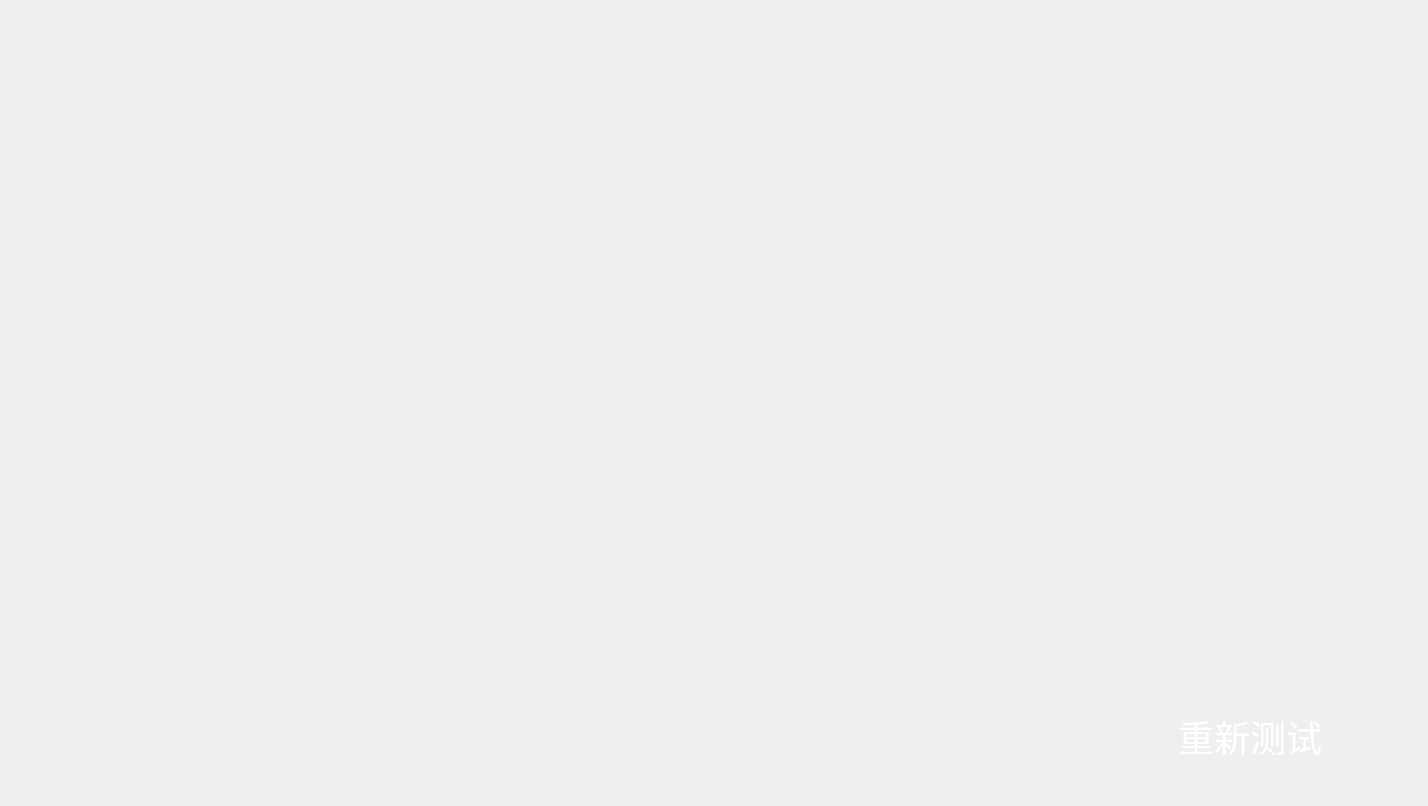
<?xml version="1.0" encoding="UTF-8"?>
<ui version="4.0">
 <class>SelfCheck</class>
 <widget class="QWidget" name="SelfCheck">
  <property name="geometry">
   <rect>
    <x>0</x>
    <y>0</y>
    <width>1428</width>
    <height>806</height>
   </rect>
  </property>
  <property name="windowTitle">
   <string>Form</string>
  </property>
  <widget class="QWidget" name="widgetTable" native="true">
   <property name="geometry">
    <rect>
     <x>0</x>
     <y>0</y>
     <width>1190</width>
     <height>770</height>
    </rect>
   </property>
   <property name="minimumSize">
    <size>
     <width>1190</width>
     <height>770</height>
    </size>
   </property>
   <property name="maximumSize">
    <size>
     <width>1190</width>
     <height>770</height>
    </size>
   </property>
   <property name="styleSheet">
    <string notr="true">#SelfCheckItem{
	max-height:52px;
	min-height:52px;

}
</string>
   </property>
   <layout class="QHBoxLayout" name="horizontalLayout">
    <property name="spacing">
     <number>36</number>
    </property>
    <property name="leftMargin">
     <number>70</number>
    </property>
    <property name="topMargin">
     <number>60</number>
    </property>
    <property name="rightMargin">
     <number>0</number>
    </property>
    <property name="bottomMargin">
     <number>0</number>
    </property>
    <item>
     <layout class="QVBoxLayout" name="verticalLayout">
      <property name="spacing">
       <number>39</number>
      </property>
      <property name="leftMargin">
       <number>0</number>
      </property>
      <property name="bottomMargin">
       <number>20</number>
      </property>
      <item>
       <widget class="SelfCheckItem" name="widgetBloodLine" native="true"/>
      </item>
      <item>
       <widget class="SelfCheckItem" name="widgetArterialPressure" native="true"/>
      </item>
      <item>
       <widget class="SelfCheckItem" name="widgetVenousPressure" native="true"/>
      </item>
      <item>
       <widget class="SelfCheckItem" name="widgetAirDetector" native="true"/>
      </item>
      <item>
       <widget class="SelfCheckItem" name="widgetOpticalDetector" native="true"/>
      </item>
      <item>
       <widget class="SelfCheckItem" name="widgetBloodLeak" native="true"/>
      </item>
      <item>
       <widget class="SelfCheckItem" name="widgetHeparin" native="true"/>
      </item>
      <item>
       <widget class="QWidget" name="widgetBattery" native="true">
        <property name="minimumSize">
         <size>
          <width>0</width>
          <height>52</height>
         </size>
        </property>
       </widget>
      </item>
     </layout>
    </item>
    <item>
     <layout class="QVBoxLayout" name="verticalLayout_2">
      <property name="spacing">
       <number>39</number>
      </property>
      <property name="topMargin">
       <number>0</number>
      </property>
      <property name="bottomMargin">
       <number>20</number>
      </property>
      <item>
       <widget class="SelfCheckItem" name="widgetByPass" native="true"/>
      </item>
      <item>
       <widget class="SelfCheckItem" name="widgetTemperature" native="true"/>
      </item>
      <item>
       <widget class="SelfCheckItem" name="widgetNegativePressure" native="true"/>
      </item>
      <item>
       <widget class="SelfCheckItem" name="widgetConductivity" native="true"/>
      </item>
      <item>
       <widget class="SelfCheckItem" name="widgetPositivePressure" native="true"/>
      </item>
      <item>
       <widget class="SelfCheckItem" name="widgetUF" native="true"/>
      </item>
      <item>
       <widget class="SelfCheckItem" name="widgetDialysate" native="true"/>
      </item>
      <item>
       <widget class="QWidget" name="widget_3" native="true">
        <property name="minimumSize">
         <size>
          <width>0</width>
          <height>52</height>
         </size>
        </property>
       </widget>
      </item>
     </layout>
    </item>
   </layout>
  </widget>
  <widget class="QPushButton" name="pushButtonCheckAgain">
   <property name="geometry">
    <rect>
     <x>1150</x>
     <y>696</y>
     <width>200</width>
     <height>80</height>
    </rect>
   </property>
   <property name="cursor">
    <cursorShape>PointingHandCursor</cursorShape>
   </property>
   <property name="styleSheet">
    <string notr="true">#pushButtonCheckAgain{
	font-size:36px;
	border-image: url(:/public/bottom/button_open.png);
	color:#fff;
	border-radius:10px;
}
#pushButtonCheckAgain:pressed{
	border-image: url(:/public/bottom/button_ing.png)
}</string>
   </property>
   <property name="text">
    <string>重新测试</string>
   </property>
  </widget>
 </widget>
 <customwidgets>
  <customwidget>
   <class>SelfCheckItem</class>
   <extends>QWidget</extends>
   <header location="global">./components/selfCheckItem/selfcheckitem.h</header>
   <container>1</container>
  </customwidget>
 </customwidgets>
 <resources/>
 <connections/>
</ui>
